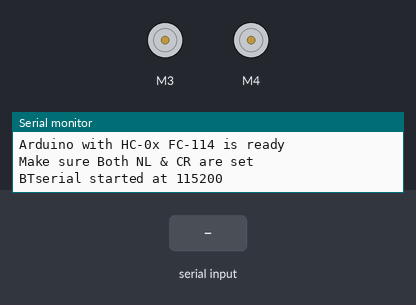
A sketch run on a simulated Arduino Uno, built with avr-gcc and run on an emulated ATmega328P. On the bench: 2 × DC motor (green arrow = forward, orange = backward, longer = faster), the last lines printed to the serial monitor. The test bench sets the inputs (shaded band).

Above: at 1.3 s.
1.4 s: "1 90\n" received over the second serial link
At 3.2 s:
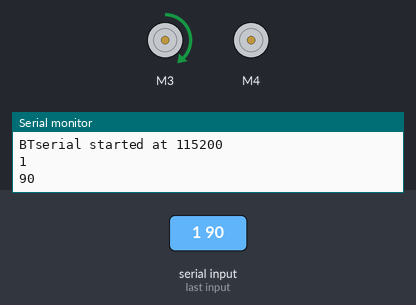
3.9 s: "90 45 200\n" received over the second serial link
At 5.2 s:
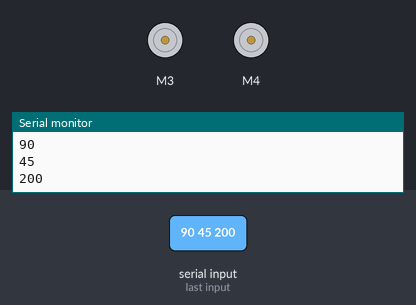
6.4 s: "1 90 45\n" received over the second serial link
At 8.2 s:
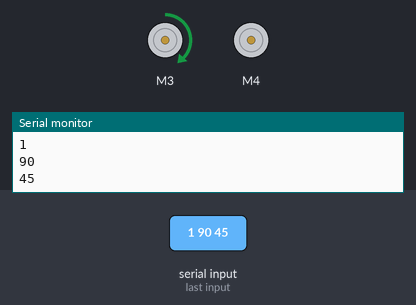
Timing chart, 0 to 9.7 s (numbered marks = the images above; inputs shaded):
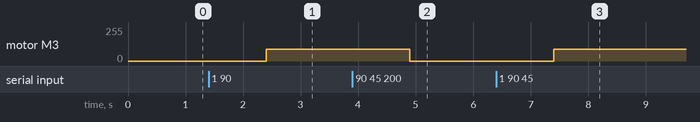

The sketch:

RobotMain.ino
```cpp
/*
This is a test sketch for the Adafruit assembled Motor Shield for Arduino v2
It won't work with v1.x motor shields! Only for the v2's with built in PWM
control

For use with the Adafruit Motor Shield v2
---->	http://www.adafruit.com/products/1438
*/

#include <Wire.h>
#include <Adafruit_MotorShield.h>
#include "utility/Adafruit_MS_PWMServoDriver.h"
#include <SoftwareSerial.h>


SoftwareSerial BTSerial(0,1); // RX | TX

// Create the motor shield object with the default I2C address
Adafruit_MotorShield AFMS = Adafruit_MotorShield();
// Or, create it with a different I2C address (say for stacking)
// Adafruit_MotorShield AFMS = Adafruit_MotorShield(0x61);

// Select which 'port' M1, M2, M3 or M4. In this case, M1
Adafruit_DCMotor *leftMotor = AFMS.getMotor(3);
Adafruit_DCMotor *rightMotor = AFMS.getMotor(4);

// Set to current motor direction
int ldir = 1;
int rdir = 1;

void setup() {
    Serial.begin(9600);           // set up Serial library at 9600 bps
    Serial.println("Adafruit Motorshield v2 - DC Motor test!");

    AFMS.begin();  // create with the default frequency 1.6KHz
    //AFMS.begin(1000);  // OR with a different frequency, say 1KHz

    Serial.begin(9600);
    Serial.println("Sketch HC-0x_FC-114_01_9600");
    Serial.println("Arduino with HC-0x FC-114 is ready");
    Serial.println("Make sure Both NL & CR are set");

    // FC-114 default baud rate is 9600
    BTSerial.begin(9600);
    Serial.println("");
    Serial.println("BTserial started at 115200");

    leftMotor->run(FORWARD);
    rightMotor->run(FORWARD);
}

void loop() {
  if (BTSerial.available()) {
     String i = BTSerial.readString();
     String lDirection = getValue(i, ' ', 0);
     String lPower = getValue(i, ' ', 1);
     String rDirection = getValue(i, ' ', 2);
     String rPower = getValue(i, ' ', 3);
     Serial.println(lDirection);
     Serial.println(lPower);
     Serial.println(rDirection);
     Serial.println(rPower);
     Serial.println("");

     if(lDirection || rDirection) {
      setMotor(1,lDirection.toInt(),lPower.toInt());
      setMotor(0,rDirection.toInt(),rPower.toInt());
     }
  }

}

void setMotor(int side, int direction, int speed) {
  if(side && direction == ldir) {
    leftMotor->setSpeed(speed);
  } else if (!side && direction == rdir) {
    rightMotor->setSpeed(speed);
  } else if (side) {
    leftMotor->run(direction);
    leftMotor->setSpeed(speed);
    ldir = direction;
  } else {
    rightMotor->run(direction);
    rightMotor->setSpeed(speed);
    rdir = direction;
  }
}


String getValue(String data, char separator, int index)
{
    int found = 0;
    int strIndex[] = { 0, -1 };
    int maxIndex = data.length() - 1;

    for (int i = 0; i <= maxIndex && found <= index; i++) {
        if (data.charAt(i) == separator || i == maxIndex) {
            found++;
            strIndex[0] = strIndex[1] + 1;
            strIndex[1] = (i == maxIndex) ? i+1 : i;
        }
    }
    return found > index ? data.substring(strIndex[0], strIndex[1]) : "";
}
```

Measured:
- after the input at 1.4 s, motor M3: stopped → forward 90/255 after 1.0 s
- after the input at 3.9 s, motor M3: forward 90/255 → stopped after 1.0 s
- after the input at 6.4 s, motor M3: stopped → forward 90/255 after 1.0 s
